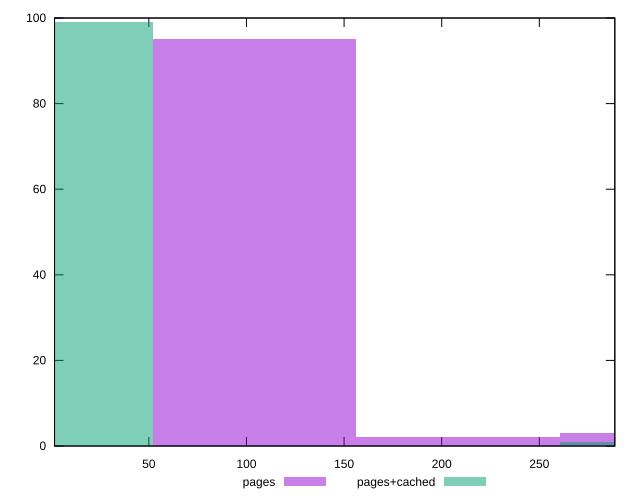

Write the gnuplot code that produced this figure.
reset

$pages <<EOF
312.5728389890768 3
104.19094632969227 95
208.38189265938453 2
EOF

$pagesCached <<EOF
312.5728389890768 1
0 99
EOF

set key outside below
set boxwidth 104.19094632969227
set xrange [1.6969999999999998:288.66999999999996]
set yrange [0:100]
set trange [0:100]
set style fill transparent solid 0.5 noborder
set terminal svg size 640, 500 enhanced background rgb 'white'
set output "report_0_00242021-02-20T12:25:28.543Z/server-response-time/comparison/histogram/0_vs_1.svg"

plot $pages title "pages" with boxes, \
     $pagesCached title "pages+cached" with boxes

reset
